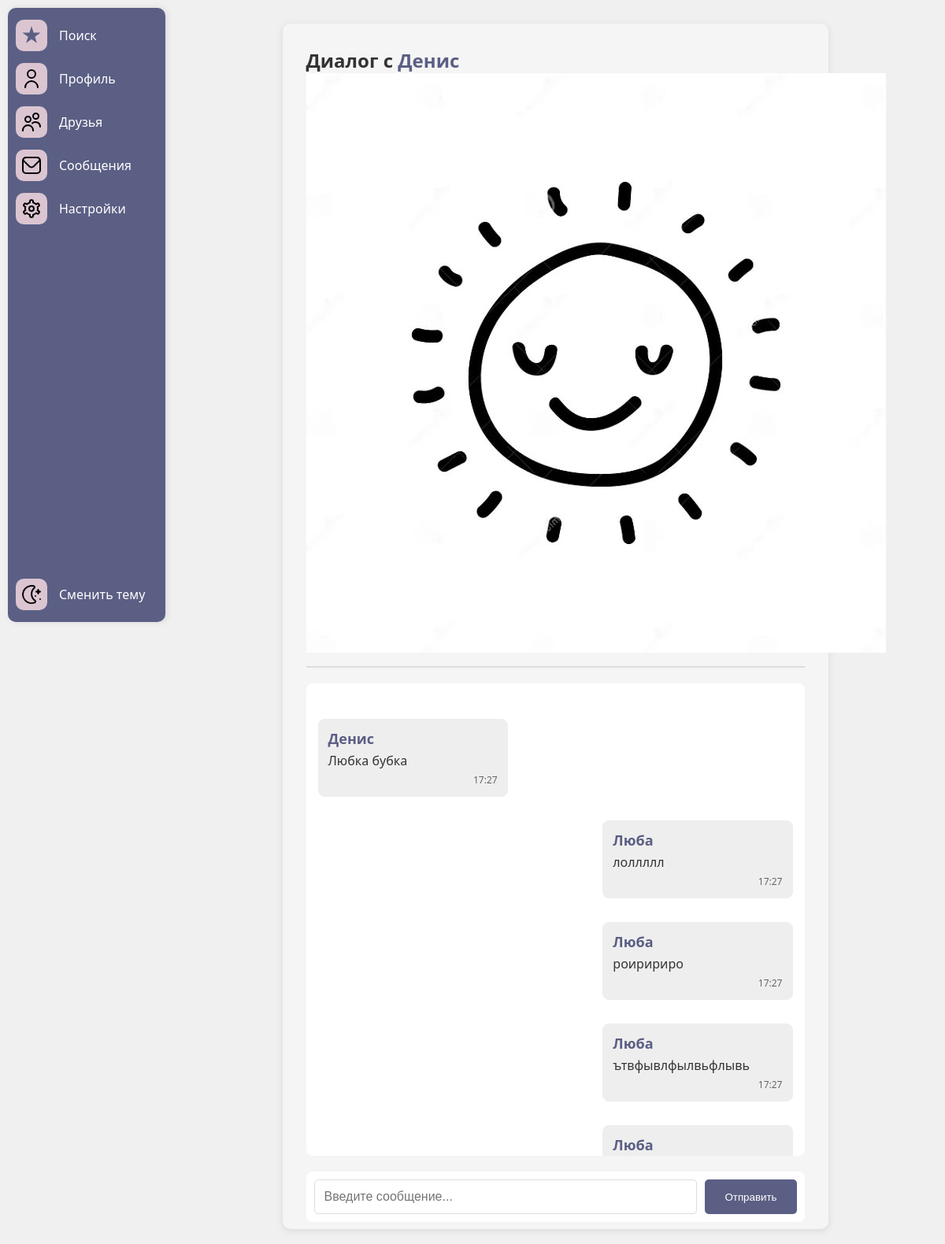
The app's page /messenger/14/ (signed in) with its own data.
### authuser/models.py (models this page shows, shortened)
class User(AbstractBaseUser, PermissionsMixin):
    full_name = models.CharField(max_length=100)
    email = models.EmailField(unique=True)
    is_active = models.BooleanField(default=True)
    is_staff = models.BooleanField(default=False)
    is_ai = models.BooleanField(default=False)
    objects = CustomUserManager()
    USERNAME_FIELD = 'email'
    REQUIRED_FIELDS = ['full_name']

class Profile(models.Model):
    user = models.OneToOneField(User, on_delete=models.CASCADE, related_name='profile')
    avatar = models.ImageField(upload_to='avatars/', blank=True, null=True, default='avatars/default_avatar.jpg')
    gender = models.ForeignKey('Gender', on_delete=models.SET_NULL, blank=True, null=True)
    job = models.CharField(max_length=20, blank=True, null=True)
    birth_date = models.DateField(blank=True, null=True)
    bio = models.CharField(max_length=200, blank=True, null=True)
    city = models.ForeignKey('City', on_delete=models.SET_NULL, blank=True, null=True)
    interests = models.ManyToManyField('Interest', blank=True)
    height = models.PositiveIntegerField(blank=True, null=True)
    zodiac_sign = models.ForeignKey('Zodiac', on_delete=models.SET_NULL, blank=True, null=True)
    smoking = models.ForeignKey('Smoking', on_delete=models.SET_NULL, blank=True, null=True)
    alcohol = models.ForeignKey('Alcohol', on_delete=models.SET_NULL, blank=True, null=True)
    religion = models.ForeignKey('Religion', on_delete=models.SET_NULL, blank=True, null=True)
    education = models.ForeignKey('Education', on_delete=models.SET_NULL, blank=True, null=True)
    children = models.ForeignKey('Children', on_delete=models.SET_NULL, blank=True, null=True)
    language = models.ManyToManyField('Language', blank=True, null=True)
    relationship = models.ForeignKey('Relationship', on_delete=models.SET_NULL, blank=True, null=True)

### messenger/models.py (models this page shows)
class Message(models.Model):
    sender = models.ForeignKey(User, on_delete=models.CASCADE, related_name='sent_messages')
    receiver = models.ForeignKey(User, on_delete=models.CASCADE, related_name='received_messages')
    text = models.TextField()
    timestamp = models.DateTimeField(auto_now_add=True)
    is_read = models.BooleanField(default=False)
    class Meta:
        ordering = ['-timestamp']

### messenger/views.py (the view)
# urls.py: path('messenger/<int:user_id>/', messenger_detail, name='messenger_detail'),
@login_required
def messenger_detail(request, user_id):
    user = request.user
    interlocutor = get_object_or_404(User, id=user_id)
    try:
        if not Friendship.objects.filter and not interlocutor.is_ai(
                (Q(from_user=user, to_user=interlocutor) |
                 Q(from_user=interlocutor, to_user=user)),
                status='accepted'
        ).exists():
            return HttpResponseForbidden("Ошибка доступа: Пользователи не являются друзьями")
    except Exception as e:
        print(f"Error checking friendship: {e}")
        return HttpResponseForbidden("Ошибка доступа при проверке дружбы")
    messages = Message.objects.filter(
        Q(sender=user, receiver=interlocutor) |
        Q(sender=interlocutor, receiver=user)
    ).order_by('timestamp')
    host_with_port = request.get_host()
    host = host_with_port.split(':')[0]
    websocket_port = 8001
    websocket_url_base = f"ws://{host}:{websocket_port}/ws/messenger"
    context = {
        'interlocutor': interlocutor,
        'messages': messages,
        'interlocutor_id': interlocutor.id,
        'user_id': user.id,
        'ws_url_base': websocket_url_base
    }
    return render(request, 'messenger_detail.html', context)

### templates/messenger_detail.html (shortened to what this page needs)
{% extends 'base.html' %}
{% load static %}
{% block content %}
<link rel="stylesheet" href="{% static 'css/messenger_style.css' %}">
<div class="chat-container"
     id="chat-container"
     data-interlocutor-id="{{ interlocutor.id }}"
     data-user-id="{{ user.id }}"
     data-ws-url-base="{{ ws_url_base }}/">
    <h2>Диалог с
        <a href="{% url 'user_profile' interlocutor.id %}" class="profile-link">
            {{ interlocutor.full_name }}
        </a>
        <div class="avatar-wrapper">
                <img class="avatar"
                     src="{{ interlocutor.profile.avatar.url }}"
                     alt="{{ dialog.interlocutor.full_name }}"
                     onclick="openPhotoPreview(this.src)">
        </div>
    </h2>
    <div class="messages" id="messages">
         {% for message in messages %}
             <div class="message {% if message.sender == user %}sent{% else %}received{% endif %}">
                 <div style="color: #5B5F84; font-size: 18px;">{{message.sender.full_name}} </div>
                 <div class="message-content">{{ message.text }}</div>
                 <div class="message-time">{{ message.timestamp|date:"H:i" }}</div>
             </div>
         {% empty %}
             <p>Начните диалог!</p>
         {% endfor %}
    </div>
    <form id="message-form" class="message-form">
        <input type="text"
               id="message-input"
               placeholder="Введите сообщение..."
               autocomplete="off">
        <button type="submit">Отправить</button>
    </form>
</div>
{% load static %}
{% endblock %}

### static/css/sidebar_styles.css (style rules this page uses)
* { box-sizing: border-box; margin: 0; padding: 0; }
body { font-family: 'Segoe UI', sans-serif; background: #f0f0f0; transition: background 0.3s; }

### static/css/messenger_style.css (style rules this page uses)
.chat-container { max-width: 70%; margin: 30px auto; height: 95%; padding: 30px; background-color: #f5f5f5; border-radius: 10px; box-shadow: 0 2px 10px rgba(0,0,0,0.1); }
.chat-container h2 { color: #333; border-bottom: 2px solid #ddd; padding-bottom: 10px; margin-bottom: 20px; }
.messages { height: 75vh; overflow-y: auto; padding: 15px; background-color: white; border-radius: 8px; margin-bottom: 20px; }
.message { margin: 30px 0; padding: 12px; border-radius: 8px; width: 40%; position: relative; word-break: break-word; }
.message.sent { background-color: #eee; border: 1px solid #eee; margin-left: auto; }
.message.received { background-color: #eee; border: 1px solid #eee; }
.message div:first-child { font-weight: 600; font-size: 0.9em; color: #555; margin-bottom: 5px; }
.message-content { font-size: 1em; color: #333; word-wrap: break-word; }
.message-time { font-size: 0.75em; color: #666; text-align: right; margin-top: 5px; }
.message-form { display: flex; gap: 10px; padding: 10px; background: white; border-radius: 8px; }
#message-input { flex-grow: 1; padding: 12px; border: 1px solid #ddd; border-radius: 5px; font-size: 1em; }
button[type="submit"] { padding: 12px 25px; background-color: #5B5F84; color: white; border: none; border-radius: 5px; cursor: pointer; transition: background 0.3s; }
.profile-link { color: #5B5F84; text-decoration: none; }

### records on screen
User: full_name "Денис", profile.avatar (placeholder picture)
Message: sender.full_name "Денис", text "Любка бубка", timestamp "17:27"
Message: sender.full_name "Люба", text "лоллллл", timestamp "17:27"
Message: sender.full_name "Люба", text "роиририро", timestamp "17:27"
Message: sender.full_name "Люба", text "ътвфывлфылвьфлывь", timestamp "17:27"
Message: sender.full_name "Люба"
